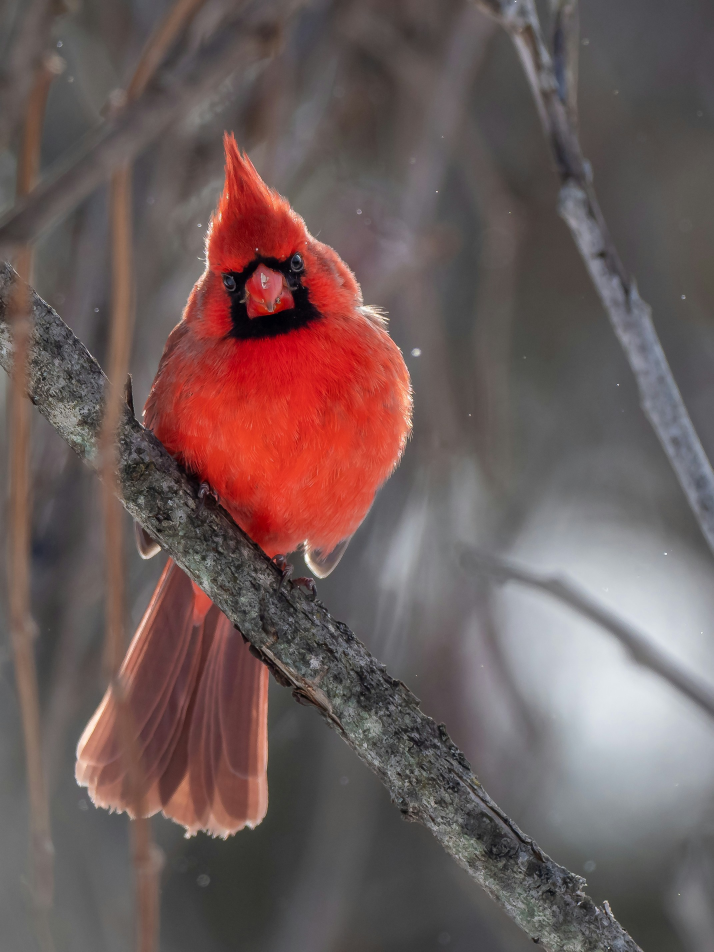
#> input picture resources/redbird.jpg, 2141 x 2855 px, found by its file name (shown at 1/3 size)
$ python edge_detect.py
#> lines starting #> are read from the running program, lines starting #| are printed output that depends on the picture; after the words box and inside, x2 and y2 are one past the last pixel; in counts of white or black regions, pixels touching at a corner belong together
import os

import cv2
import numpy as np


img = cv2.imread('resources/redbird.jpg')
#> img is the input picture: shape (2855, 2141, 3); mean B, G, R 90.5, 91.7, 109.8
img = cv2.resize(img, (600, 300))
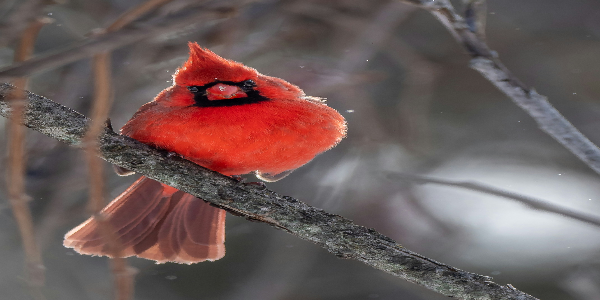
#> img: shape (300, 600, 3); mean B, G, R 90.4, 91.6, 109.7

img_edge = cv2.Canny(img, 100, 200)
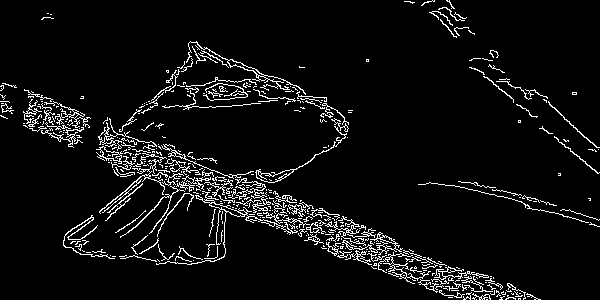
#> img_edge: shape (300, 600); 6% white in thin lines or dots

img_edge_d = cv2.dilate(img_edge, np.ones((3, 3), dtype=np.int8))
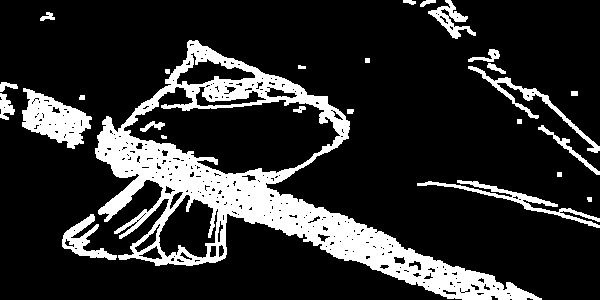
#> img_edge_d: shape (300, 600); 17.6% white; 26 white regions, largest, box (x1, y1, x2, y2) and area: (95, 40, 542, 300) 23986, (22, 88, 92, 149) 2268, (417, 180, 600, 228) 1279

img_edge_e = cv2.erode(img_edge_d, np.ones((3, 3), dtype=np.int8))
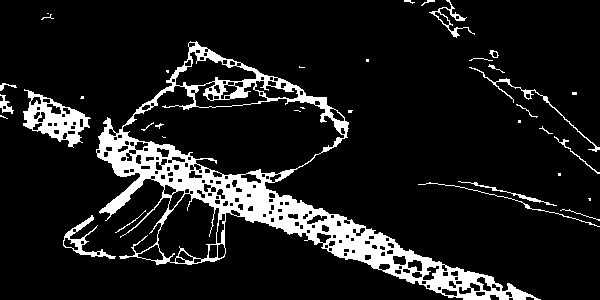
#> img_edge_e: shape (300, 600); 11.1% white; 36 white regions (15 under 20 px), largest, box (x1, y1, x2, y2) and area: (96, 41, 541, 300) 16150, (23, 89, 91, 148) 1622, (63, 215, 116, 259) 483

cv2.imshow('img', img)
cv2.imshow('img_edge', img_edge)
cv2.imshow('img_edge_d', img_edge_d)
cv2.imshow('img_edge_e', img_edge_e)
cv2.waitKey(0)

$ run again, with resources/dogs.jpg copied over resources/redbird.jpg
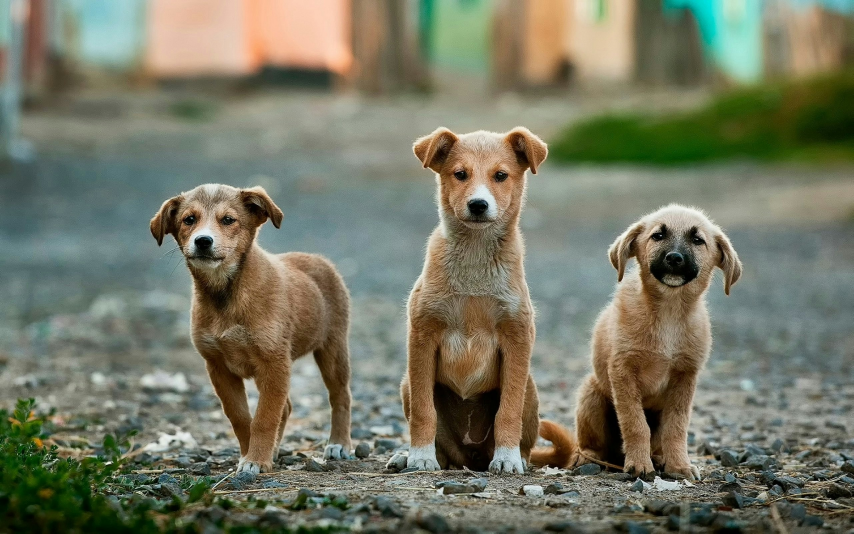
#> input picture resources/dogs.jpg, 2560 x 1600 px, found by its file name (shown at 1/3 size)
#> img is the input picture: shape (1600, 2560, 3); mean B, G, R 100.1, 119.5, 117.5
#> img: shape (300, 600, 3)
#> `img_edge = cv2.Canny(img, 100, 200)`:
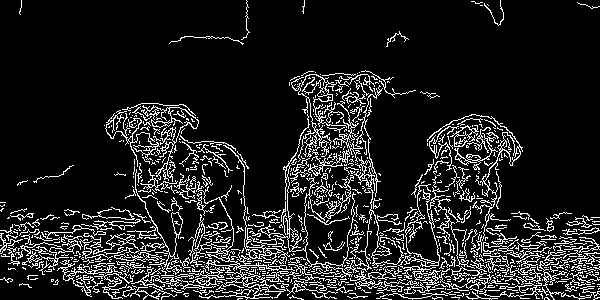
#> img_edge: shape (300, 600); 12.7% white in thin lines or dots
#> img_edge_d: shape (300, 600); 36.7% white; 17 white regions, largest, box (x1, y1, x2, y2) and area: (0, 69, 600, 300) 63999, (168, 0, 251, 46) 472, (470, 0, 505, 27) 273
#> `img_edge_e = cv2.erode(img_edge_d, np.ones((3, 3), dtype=np.int8))`:
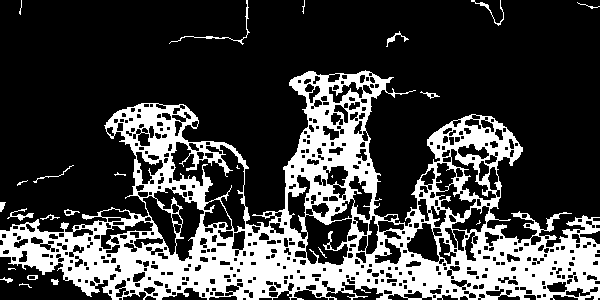
#> img_edge_e: shape (300, 600); 25.7% white; 24 white regions (10 under 20 px), largest, box (x1, y1, x2, y2) and area: (0, 70, 600, 300) 45283, (169, 0, 250, 45) 174, (471, 0, 504, 26) 106
